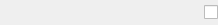
<?xml version="1.0" encoding="UTF-8"?>
<ui version="4.0">
 <class>ParameterCheckBox</class>
 <widget class="QWidget" name="ParameterCheckBox">
  <property name="geometry">
   <rect>
    <x>0</x>
    <y>0</y>
    <width>218</width>
    <height>25</height>
   </rect>
  </property>
  <property name="windowTitle">
   <string>Form</string>
  </property>
  <layout class="QHBoxLayout" name="horizontalLayout">
   <property name="spacing">
    <number>4</number>
   </property>
   <property name="leftMargin">
    <number>0</number>
   </property>
   <property name="topMargin">
    <number>0</number>
   </property>
   <property name="rightMargin">
    <number>0</number>
   </property>
   <property name="bottomMargin">
    <number>0</number>
   </property>
   <item>
    <widget class="ParameterDescriptionWidget" name="descriptionWidget" native="true"/>
   </item>
   <item>
    <widget class="QCheckBox" name="checkBox">
     <property name="sizePolicy">
      <sizepolicy hsizetype="Maximum" vsizetype="Maximum">
       <horstretch>0</horstretch>
       <verstretch>0</verstretch>
      </sizepolicy>
     </property>
     <property name="text">
      <string/>
     </property>
    </widget>
   </item>
  </layout>
 </widget>
 <customwidgets>
  <customwidget>
   <class>ParameterDescriptionWidget</class>
   <extends>QWidget</extends>
   <header>parameter/parametervirtualwidget.h</header>
   <container>1</container>
  </customwidget>
 </customwidgets>
 <resources/>
 <connections/>
</ui>
